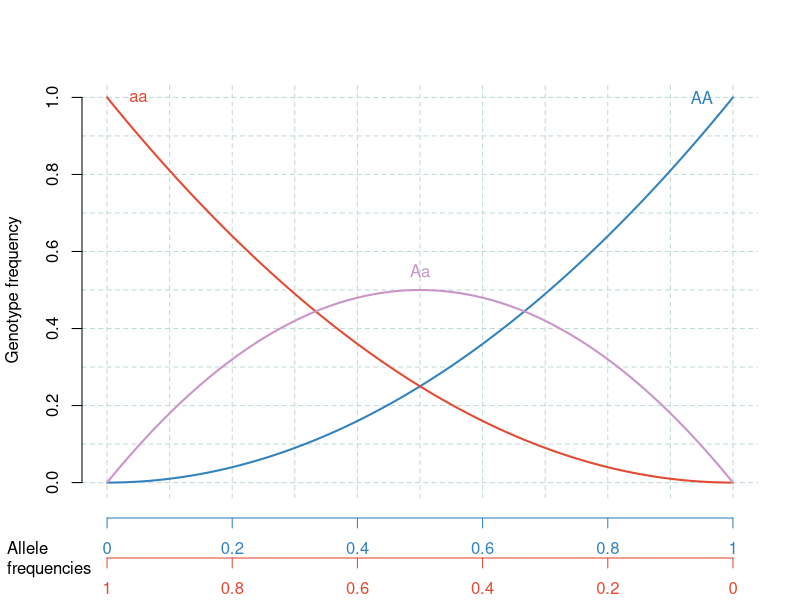

Source code (R):
## ---- chunk 1
#Hardy Weinberg Principle

p = seq(0,1,0.01)
q = 1-p

homo.p <- p^2 
hetero <- 2*p*q
homo.q <- q^2

#data.frame(p,q,homo.p,hetero,homo.q)

plot(p,homo.p,type="n",axes=FALSE,xlab="",ylab="")

abline(v=seq(0,1,0.1),col="#C0D9D9",lty=2)
abline(h=seq(0,1,0.1),col="#C0D9D9",lty=2)

points(p,homo.p,type="l",lwd=2,col="#3182bd")
points(p,homo.q,type="l",lwd=2,col="#e34a33")
points(p,hetero,type="l",lwd=2,col="#c994c7")

axlab = seq(0,1,0.2)
axis(1,line=1,col.axis="#3182bd",col="#3182bd",at=axlab,label=axlab)
axis(1,line=3,col.axis="#e34a33",col="#e34a33",at=axlab,label=rev(axlab))
axis(2)
title(ylab="Genotype frequency")
text(x=0.05,y=1,"aa",col="#e34a33")
text(x=0.95,y=1,"AA",col="#3182bd")
text(x=0.5,y=0.55,"Aa",col="#c994c7")
mtext("Allele\nfrequencies", side=1, line=3, at=-0.16, adj=0)

